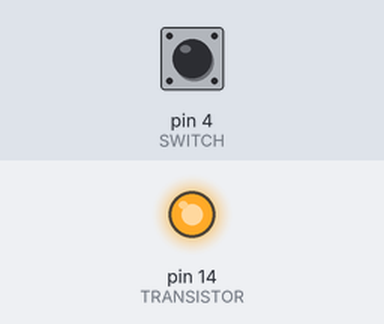
A sketch run on a simulated Arduino Uno, built for the host (arithmetic inside an expression is 32-bit, double 64-bit). On the bench: output pins drawn as LEDs (lit = HIGH). Dashed ring = blinking. Inputs (shaded band) come from the test bench; at power-on: pin 4 (SWITCH) LOW.

Above: at 1.8 s.
1.9 s: pin 4 (SWITCH) pulled HIGH for 3.2 s
At 2.4 s:
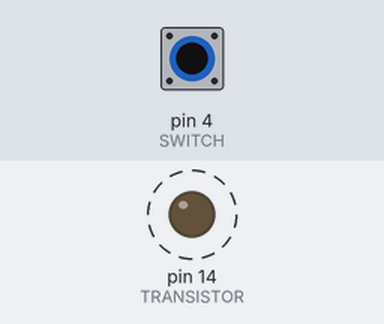
Timing chart, 0 to 7.0 s (numbered marks = the images above; inputs shaded):
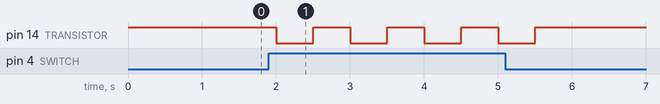

The sketch:

TTP_sign_ESP_code.ino
```cpp
#define TRANSISTOR 14
#define SWITCH 4

void setup() {

  pinMode(TRANSISTOR, OUTPUT);
  pinMode(SWITCH, INPUT_PULLDOWN);

  digitalWrite(TRANSISTOR, HIGH);

}

void loop() {

  if(digitalRead(SWITCH) == HIGH) {
    digitalWrite(TRANSISTOR, LOW);
    delay(500);
    digitalWrite(TRANSISTOR, HIGH);
    delay(500);
  } else {
    digitalWrite(TRANSISTOR, HIGH);
    delay(500);
  }

}
```

Measured:
- after the input at 1.9 s, pin 14 (TRANSISTOR): alternates HIGH for 0.50 s and LOW for 0.50 s, 8 changes in all, then stays HIGH, starting after 0.10 s
